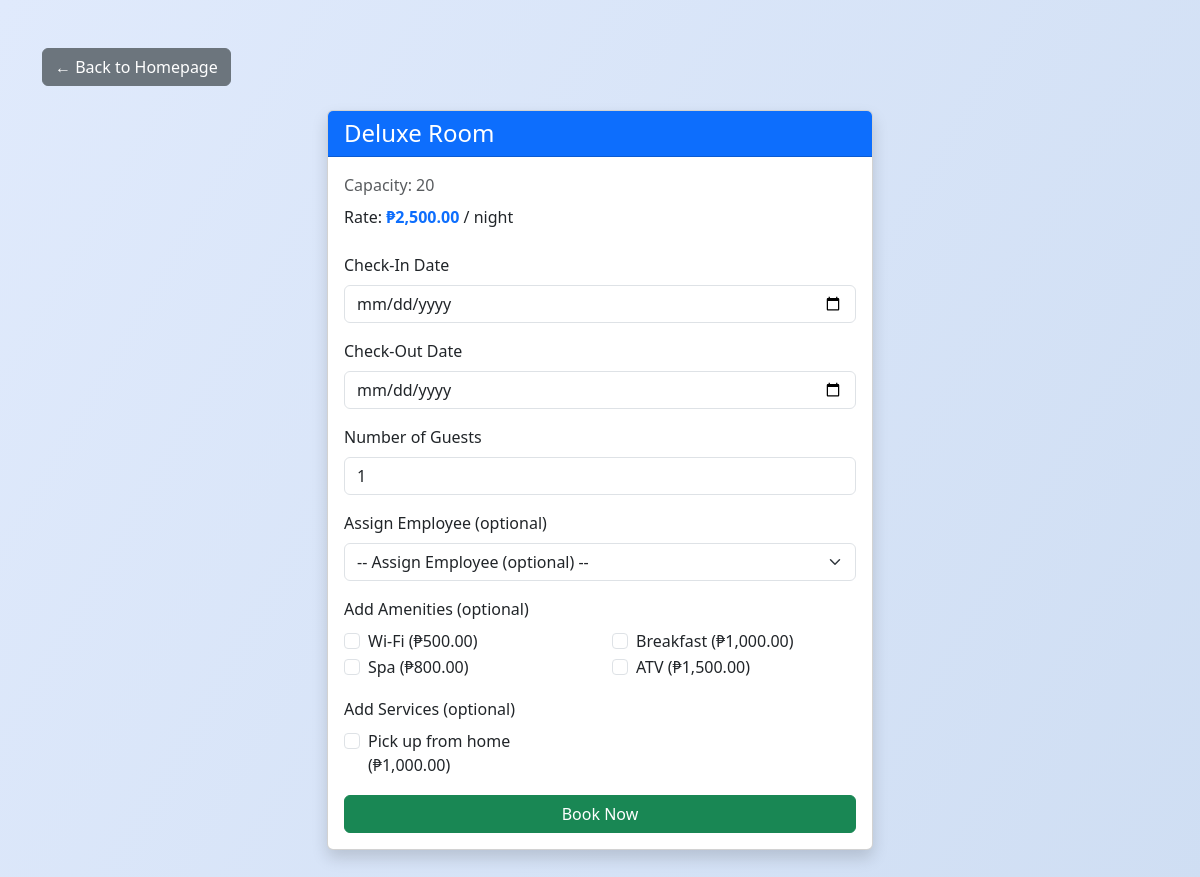
The page /book_room.php?id=3 (signed in) on the database its author committed.
### tables this page shows
CREATE TABLE `room` (
  `Room_ID` int(11) NOT NULL,
  `Room_Type` varchar(255) NOT NULL,
  `Room_Rate` decimal(10,2) NOT NULL,
  `Room_Cap` int(11) NOT NULL
);

CREATE TABLE `amenity` (
  `Amenity_ID` int(11) NOT NULL,
  `Amenity_Name` varchar(255) NOT NULL,
  `Amenity_Desc` varchar(255) NOT NULL,
  `Amenity_Cost` decimal(10,2) NOT NULL
);

CREATE TABLE `service` (
  `Service_ID` int(11) NOT NULL,
  `Service_Name` varchar(255) NOT NULL,
  `Service_Desc` varchar(255) NOT NULL,
  `Service_Cost` decimal(10,2) NOT NULL
);

### classes/database.php (called while the page is built, shortened)
<?php
class Database {
    private $host = "localhost";
    private $db_name = "guest_accommodation_system";
    private $username = "root";
    private $password = "";
    public $conn;
    public function connect() {
        $this->conn = new mysqli(
            $this->host,
            $this->username,
            $this->password,
            $this->db_name
        );
    }
    public function getConnection() {
        return $this->conn;
    }
    public function getAllAmenities() {
        $conn = $this->getConnection();
        $result = $conn->query("SELECT * FROM amenity");
        $amenities = [];
        if ($result) {
            while ($row = $result->fetch_assoc()) {
                $amenities[] = $row;
            }
        }
        return $amenities;
    }
    public function getAllRooms() {
        $conn = $this->getConnection();
        $result = $conn->query("SELECT * FROM room");
        $rooms = [];
        if ($result) {
            while ($row = $result->fetch_assoc()) {
                $rooms[] = $row;
            }
        }
        return $rooms;
    }
    public function getAllServices() {
        $conn = $this->getConnection();
        $result = $conn->query("SELECT * FROM service");
        $services = [];
        if ($result) {
            while ($row = $result->fetch_assoc()) {
                $services[] = $row;
            }
        }
        return $services;
    }
}
?>

### book_room.php (the view, shortened to what this page needs)
<?php
require_once('classes/database.php');
$db = new Database();
$room_id = isset($_GET['id']) ? intval($_GET['id']) : 0;
$room = null;
if ($room_id) {
    $rooms = $db->getAllRooms();
    foreach ($rooms as $r) {
        if ($r['Room_ID'] == $room_id) {
            $room = $r;
            break;
        }
    }
}
$amenities = $db->getAllAmenities();
$services = $db->getAllServices();
?>
<!doctype html>
<html lang="en">
<head>
  <link rel="stylesheet" href="./bootstrap-5.3.3-dist/css/bootstrap.css">
  <link rel="stylesheet" href="style2.css">
</head>
<body class="bg-light">
  <div class="container py-5">
    <a href="homepage.php" class="btn btn-secondary mb-4">&larr; Back to Homepage</a>
    <div class="row justify-content-center">
      <div class="col-md-6">
        <div class="card shadow glass-card">
          <div class="card-header bg-primary text-white">
            <h4 class="mb-0"><?= htmlspecialchars($room['Room_Type']) ?> Room</h4>
          </div>
          <div class="card-body">
            <div class="mb-2 text-muted">Capacity: <?= $room['Room_Cap'] ?></div>
            <div class="mb-2">Rate: <span class="fw-bold text-primary">₱<?= number_format($room['Room_Rate'], 2) ?></span> / night</div>
            <form method="post" class="mt-4">
              <div class="mb-3">
                <label for="check_in" class="form-label">Check-In Date</label>
                <input type="date" class="form-control" id="check_in" name="check_in" required>
              </div>
              <div class="mb-3">
                <label for="check_out" class="form-label">Check-Out Date</label>
                <input type="date" class="form-control" id="check_out" name="check_out" required>
              </div>
              <div class="mb-3">
                <label for="guests" class="form-label">Number of Guests</label>
                <input type="number" class="form-control" id="guests" name="guests" min="1" max="<?= $room['Room_Cap'] ?>" value="1" required>
              </div>
              <div class="mb-3">
                <label for="emp_id" class="form-label">Assign Employee (optional)</label>
                <select name="emp_id" class="form-select">
                    <option value="">-- Assign Employee (optional) --</option>
                </select>
              </div>
              <div class="mb-3">
                <label class="form-label">Add Amenities (optional)</label>
                <div class="row">
                  <?php foreach($amenities as $amenity): ?>
                    <div class="col-6">
                      <div class="form-check">
                        <input class="form-check-input" type="checkbox" name="amenities[]" value="<?= $amenity['Amenity_ID'] ?>" id="amenity<?= $amenity['Amenity_ID'] ?>">
                        <label class="form-check-label" for="amenity<?= $amenity['Amenity_ID'] ?>">
                          <?= htmlspecialchars($amenity['Amenity_Name']) ?>
                          <?php if (!empty($amenity['Amenity_Cost'])): ?>
                            (₱<?= number_format($amenity['Amenity_Cost'], 2) ?>)
                          <?php endif; ?>
                        </label>
                      </div>
                    </div>
                  <?php endforeach; ?>
                </div>
              </div>
              <div class="mb-3">
                <label class="form-label">Add Services (optional)</label>
                <div class="row">
                    <?php foreach($services as $service): ?>
                        <div class="col-6">
                            <div class="form-check">
                                <input class="form-check-input" type="checkbox" name="services[]" value="<?= $service['Service_ID'] ?>" id="service<?= $service['Service_ID'] ?>">
                                <label class="form-check-label" for="service<?= $service['Service_ID'] ?>">
                                    <?= htmlspecialchars($service['Service_Name']) ?>
                                    <?php if (!empty($service['Service_Cost'])): ?>
                                        (₱<?= number_format($service['Service_Cost'], 2) ?>)
                                    <?php endif; ?>
                                </label>
                            </div>
                        </div>
                    <?php endforeach; ?>
                </div>
              </div>
              <button type="submit" class="btn btn-success w-100">Book Now</button>
            </form>
          </div>
        </div>
      </div>
    </div>
  </div>
</body>
</html>

### style2.css (style rules this page uses)
body { background: linear-gradient(120deg, #e0eafc 0%, #cfdef3 100%); min-height: 100vh; font-family: 'Segoe UI', 'Roboto', Arial, sans-serif; color: #23272f; margin: 0; }

### rows shown on the page
room: Room_Type "Deluxe", Room_Cap "20", Room_Rate "2,500.00"
amenity: Amenity_Name "Wi-Fi", Amenity_Cost "500.00"
amenity: Amenity_Name "Breakfast", Amenity_Cost "1,000.00"
amenity: Amenity_Name "Spa", Amenity_Cost "800.00"
amenity: Amenity_Name "ATV", Amenity_Cost "1,500.00"
service: Service_Name "Pick up from home", Service_Cost "1,000.00"
